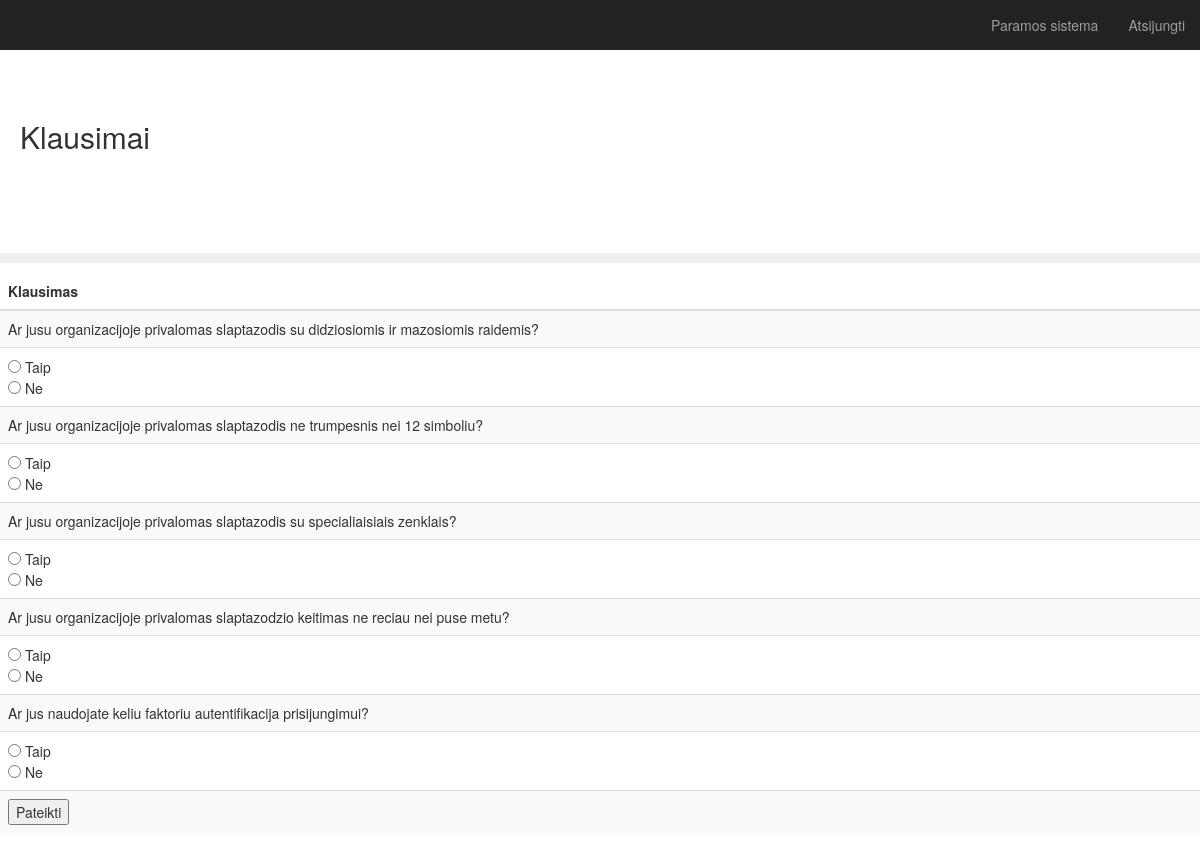
The page /survey on the database its author committed.
### app.py (models this page shows)
class Question(db.Model):
    id = db.Column(db.Integer, primary_key=True)
    question = db.Column(db.String(200), nullable=False)
    impact = db.Column(db.Integer, nullable=False)
    likelihood = db.Column(db.Integer, nullable=False)
    category = db.Column(db.String(30), nullable=False)
    date_created = db.Column(db.DateTime, default=datetime.utcnow)

### app.py (the view)
@app.route('/survey', methods=['POST', 'GET'])
def survey():
    if request.method == 'POST':
        sum = 0
        total = 0
        for key, value in request.form.items():
            if value == "yes" :
                row = Question.query.get_or_404(key)
                sum = sum + row.likelihood
            row = Question.query.get_or_404(key)
            total = total + row.likelihood
        print(total)
        return redirect(url_for('.results', sum=sum))
    else:
        rows = Question.query.order_by(Question.date_created).all()
        return render_template('survey.html', rows=rows)

### templates/survey.html (shortened to what this page needs)
{% extends "bootstrap/base.html" %}
{% block styles %}
{{super()}}
<link rel="stylesheet" href="{{url_for('.static', filename='main.css')}}">
{% endblock %}
{% block content %}
    <nav class="navbar navbar-inverse navbar-fixed-top">
      <div class="container-fluid">
        <div id="navbar" class="navbar-collapse collapse">
          <ul class="nav navbar-nav navbar-right">
            <li><a href="{{ url_for('survey') }}">Paramos sistema</a></li>
            <li><a href="{{ url_for('logout') }}">Atsijungti</a></li>
          </ul>
        </div>
      </div>
    </nav>
  <h2 class="sub-header">Klausimai</h2>
          <div class="table-responsive">
            <table class="table table-striped">
              <thead>
                <tr>
                  <th>Klausimas</th>
                </tr>
              </thead>
              <tbody>
                <div class="form">
                <form action="/survey" method="POST">
                {% for row in rows %}
                <tr>
                    <td>{{ row.question }}</td>
                    <tr>
                    <td><input type="radio" id="true" name = "{{ row.id }}" value = "yes"> Taip <br>
                      <input type="radio" id="false" name = "{{ row.id }}" value = "no"> Ne </td>
                    </tr>
                </tr>
                {% endfor %}
            <td><input type="submit" value="Pateikti"></td>
          </form>
        </div>
              </tbody>
{% endblock %}

### static/main.css (style rules this page uses)
body { padding-top: 50px; }
.sub-header { padding-top: 50px; padding-bottom: 100px; border-bottom: 10px solid #eee; padding-right: 20px; padding-left: 20px; }
.navbar-fixed-top { border: 0; }

### rows shown on the page
Question: question "Ar jusu organizacijoje privalomas slaptazodis su didziosiomis ir mazosiomis raidemis?"
Question: question "Ar jusu organizacijoje privalomas slaptazodis ne trumpesnis nei 12 simboliu?"
Question: question "Ar jusu organizacijoje privalomas slaptazodis su specialiaisiais zenklais?"
Question: question "Ar jusu organizacijoje privalomas slaptazodzio keitimas ne reciau nei puse metu?"
Question: question "Ar jus naudojate keliu faktoriu autentifikacija prisijungimui?"
